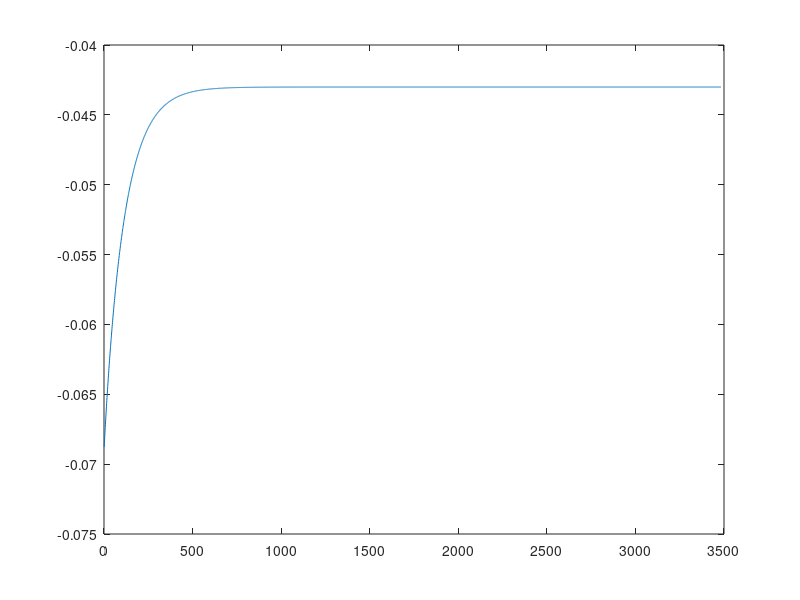

Recreate this plot in MATLAB.
% Gradient descent MatLab code
% Suppose we have a variety of funds with
%  1. known average returns,
%  2. known volatility
% Let us start with three
percentage_gains = [0.1, 0.3, 0.23];
volatility = [0.1, 0.5, 0.3];
% Our variables to optimize are the percentage we invest in each fund.
% Hence, these values must sum to 1. distribution = [x, y, 1 - x - y].
% Our initial guess is uniformly distributed.
distribution = [1/3, 1/3, 1/3];
% We want to maximize the gains.
epsilon = 0.01;
max_iterations = 5000;
portfolio_gains = [];
alpha =.9;
% Keep track of best distribution and maximum value of the function
best_x = 1/3;
best_y = 1/3;
best_func = 0;
for k = 1:3
    best_func = best_func + (1-alpha)*distribution(k)*percentage_gains(k) - alpha*distribution(k)^2*volatility(k);
end
for indx = 1:max_iterations
    % Compute derivatives
    dx = (1-alpha)*(percentage_gains(1)-percentage_gains(3))-alpha*(2*volatility(1)*best_x-2*volatility(3)*(1-best_x-best_y));
    dy = (1-alpha)*(percentage_gains(2)-percentage_gains(3))-alpha*(2*volatility(2)*best_y-2*volatility(3)*(1-best_x-best_y));
    % Update our distribution, but make sure values remain in [0, 1]
    distribution(1) = distribution(1) + epsilon*dx;
    if distribution(1) > 1
        distribution(1) = 1;
    end
    if distribution(1) < 0
        distribution(1) = 0;
    end
    distribution(2) = distribution(2) + epsilon*dy;
    if distribution(2) > 1
        distribution(2) = 1;
    end
    if distribution(2) < 0
        distribution(2) = 0;
    end
    distribution(3) = 1 - distribution(1) - distribution(2);
    % Keep track of portfolio value
    current_func = 0.;
    for k = 1:3
        current_func = current_func + (1-alpha)*distribution(k)*percentage_gains(k)-alpha*distribution(k)^2*volatility(k);
    end
    % If objective function value is larger, keep the best result
    if current_func > best_func
        best_func = current_func;
        best_x = distribution(1);
        best_y = distribution(2);
        % Keep track of the value at each step of gradient descent, so we can plot this later

        portfolio_gains = [portfolio_gains current_func];
    else
        % We are not making progress, so break
        break 
    end
end
% Plot our portfolio value after each iteration
plot(portfolio_gains)
% Print our investment distribution
disp(best_x);
disp(best_y);
disp(1 - best_x - best_y);
best_gain = distribution(1)*percentage_gains(1)+distribution(2)*percentage_gains(2)+distribution(3)*percentage_gains(3)